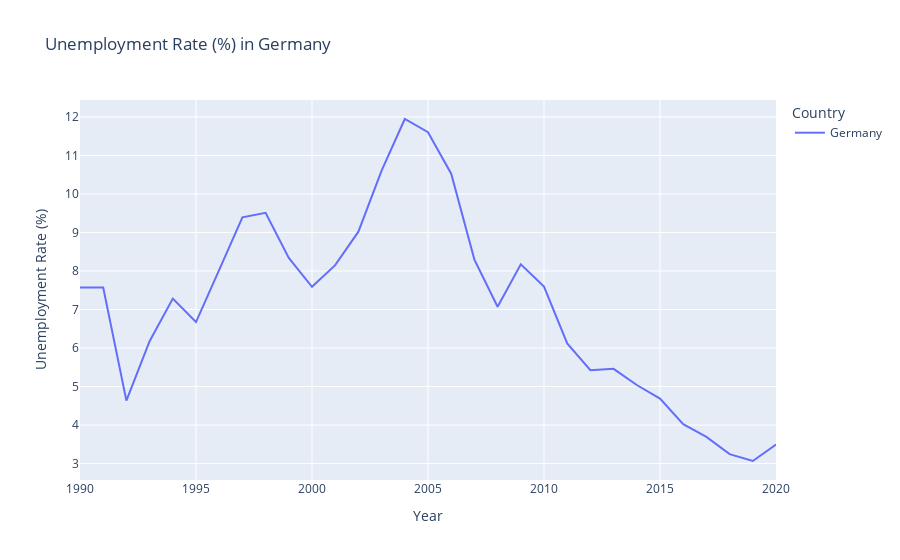

Notebook cell for this chart:
### Markdown cell above
### 1. Visualisierung:
---

Schauen wir an welche Parameter wir mitgeben können:

`px.line()`: Ist ein Liniendiagramm
- `dataframe`: Der Datensatz
- `x`: Die x-Achse, wo wir nur die Spalten namen eigeben des Datensatzes
- `y`: Die y-Achse, wo wir nur die Spalten namen eigeben des Datensatzes
- `color`: Die Farbe der Linie nach Ländern
- `title`: Der Titel des Diagramms

### Code cell
fig = px.line(data_frame=ger_df, 
              x="Year", 
              y="Unemployment Rate (%)", 
              title='Unemployment Rate (%) in Germany', 
              color='Country')
fig.show()

### Figure 1 — Plotly figure (JSON) as saved in the notebook; plotly's stock layout.template omitted (floating-point values rounded to 4 significant figures)
{"data": [{"hovertemplate": "Country=Germany<br>Year=%{x}<br>Unemployment Rate (%)=%{y}<extra></extra>", "legendgroup": "Germany", "line": {"color": "#636efa", "dash": "solid"}, "marker": {"symbol": "circle"}, "mode": "lines", "name": "Germany", "orientation": "v", "showlegend": true, "type": "scatter", "x": [2020, 2019, 2018, 2017, 2016, 2015, 2014, 2013, 2012, 2011, 2010, 2009, 2008, 2007, 2006, 2005, 2004, 2003, 2002, 2001, 2000, 1999, 1998, 1997, 1996, 1995, 1994, 1993, 1992, 1991, 1990], "xaxis": "x", "y": [3.495, 3.068, 3.247, 3.692, 4.025, 4.688, 5.041, 5.461, 5.426, 6.119, 7.595, 8.174, 7.073, 8.296, 10.53, 11.6, 11.95, 10.61, 9.021, 8.152, 7.59, 8.34, 9.51, 9.394, 8.028, 6.675, 7.285, 6.179, 4.636, 7.571, 7.571], "yaxis": "y"}], "layout": {"legend": {"title": {"text": "Country"}, "tracegroupgap": 0}, "title": {"text": "Unemployment Rate (%) in Germany"}, "xaxis": {"anchor": "y", "domain": [0, 1], "title": {"text": "Year"}}, "yaxis": {"anchor": "x", "domain": [0, 1], "title": {"text": "Unemployment Rate (%)"}}}}
